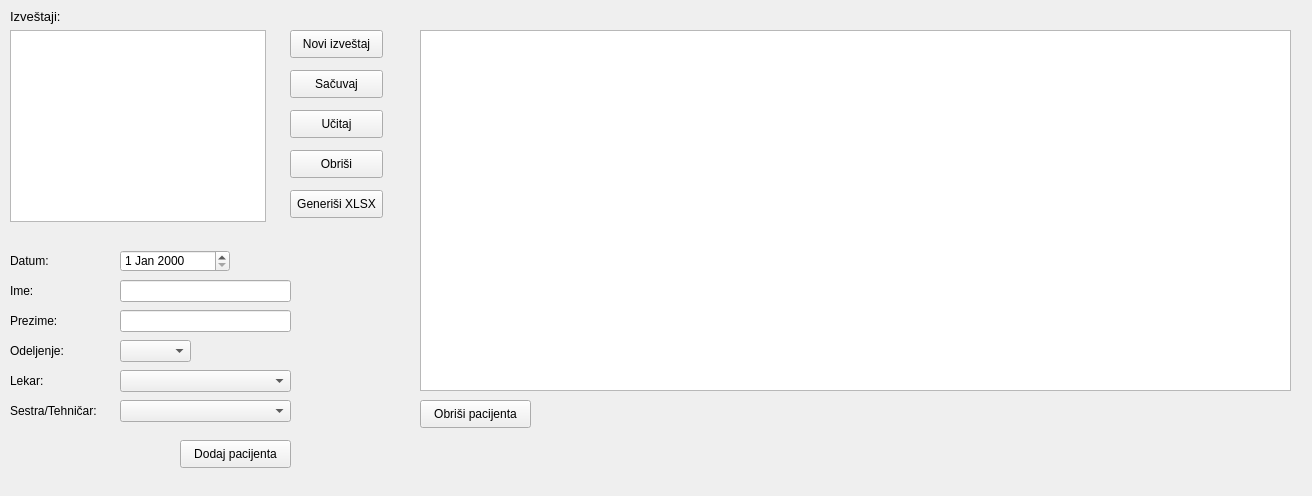
<?xml version="1.0" encoding="UTF-8"?>
<ui version="4.0">
 <class>ReportGenerator</class>
 <widget class="QMainWindow" name="ReportGenerator">
  <property name="geometry">
   <rect>
    <x>0</x>
    <y>0</y>
    <width>1312</width>
    <height>496</height>
   </rect>
  </property>
  <property name="windowTitle">
   <string>Generator Izvestaja</string>
  </property>
  <widget class="QWidget" name="centralwidget">
   <widget class="QListView" name="listOfReports">
    <property name="geometry">
     <rect>
      <x>10</x>
      <y>30</y>
      <width>256</width>
      <height>192</height>
     </rect>
    </property>
   </widget>
   <widget class="QTableWidget" name="tableOfPatients">
    <property name="geometry">
     <rect>
      <x>420</x>
      <y>30</y>
      <width>871</width>
      <height>361</height>
     </rect>
    </property>
   </widget>
   <widget class="QLabel" name="labelListOfReports">
    <property name="geometry">
     <rect>
      <x>10</x>
      <y>6</y>
      <width>71</width>
      <height>20</height>
     </rect>
    </property>
    <property name="font">
     <font>
      <pointsize>10</pointsize>
     </font>
    </property>
    <property name="text">
     <string>Izveštaji:</string>
    </property>
   </widget>
   <widget class="QPushButton" name="createNewBtn">
    <property name="geometry">
     <rect>
      <x>290</x>
      <y>30</y>
      <width>93</width>
      <height>28</height>
     </rect>
    </property>
    <property name="text">
     <string>Novi izveštaj</string>
    </property>
   </widget>
   <widget class="QPushButton" name="saveReportBtn">
    <property name="geometry">
     <rect>
      <x>290</x>
      <y>70</y>
      <width>93</width>
      <height>28</height>
     </rect>
    </property>
    <property name="text">
     <string>Sačuvaj</string>
    </property>
   </widget>
   <widget class="QPushButton" name="loadReportBtn">
    <property name="geometry">
     <rect>
      <x>290</x>
      <y>110</y>
      <width>93</width>
      <height>28</height>
     </rect>
    </property>
    <property name="text">
     <string>Učitaj</string>
    </property>
   </widget>
   <widget class="QPushButton" name="deleteReportBtn">
    <property name="geometry">
     <rect>
      <x>290</x>
      <y>150</y>
      <width>93</width>
      <height>28</height>
     </rect>
    </property>
    <property name="text">
     <string>Obriši</string>
    </property>
   </widget>
   <widget class="QPushButton" name="generateXLSXBtn">
    <property name="geometry">
     <rect>
      <x>290</x>
      <y>190</y>
      <width>93</width>
      <height>28</height>
     </rect>
    </property>
    <property name="text">
     <string>Generiši XLSX</string>
    </property>
   </widget>
   <widget class="QDateEdit" name="dateInput">
    <property name="geometry">
     <rect>
      <x>120</x>
      <y>250</y>
      <width>110</width>
      <height>22</height>
     </rect>
    </property>
   </widget>
   <widget class="QLabel" name="labelDateInput">
    <property name="geometry">
     <rect>
      <x>10</x>
      <y>250</y>
      <width>51</width>
      <height>21</height>
     </rect>
    </property>
    <property name="text">
     <string>Datum:</string>
    </property>
   </widget>
   <widget class="QLabel" name="labelNameInput">
    <property name="geometry">
     <rect>
      <x>10</x>
      <y>280</y>
      <width>41</width>
      <height>21</height>
     </rect>
    </property>
    <property name="text">
     <string>Ime:</string>
    </property>
   </widget>
   <widget class="QLineEdit" name="inputName">
    <property name="geometry">
     <rect>
      <x>120</x>
      <y>280</y>
      <width>171</width>
      <height>22</height>
     </rect>
    </property>
   </widget>
   <widget class="QLineEdit" name="inputSurname">
    <property name="geometry">
     <rect>
      <x>120</x>
      <y>310</y>
      <width>171</width>
      <height>22</height>
     </rect>
    </property>
   </widget>
   <widget class="QLabel" name="labelSurnameInput">
    <property name="geometry">
     <rect>
      <x>10</x>
      <y>310</y>
      <width>51</width>
      <height>21</height>
     </rect>
    </property>
    <property name="text">
     <string>Prezime:</string>
    </property>
   </widget>
   <widget class="QLabel" name="labelStatusInput">
    <property name="geometry">
     <rect>
      <x>10</x>
      <y>340</y>
      <width>61</width>
      <height>21</height>
     </rect>
    </property>
    <property name="text">
     <string>Odeljenje:</string>
    </property>
   </widget>
   <widget class="QComboBox" name="comboStatusInput">
    <property name="geometry">
     <rect>
      <x>120</x>
      <y>340</y>
      <width>71</width>
      <height>22</height>
     </rect>
    </property>
   </widget>
   <widget class="QComboBox" name="comboDoctorInput">
    <property name="geometry">
     <rect>
      <x>120</x>
      <y>370</y>
      <width>171</width>
      <height>22</height>
     </rect>
    </property>
   </widget>
   <widget class="QLabel" name="labelDoctorInput">
    <property name="geometry">
     <rect>
      <x>10</x>
      <y>370</y>
      <width>61</width>
      <height>21</height>
     </rect>
    </property>
    <property name="text">
     <string>Lekar:</string>
    </property>
   </widget>
   <widget class="QComboBox" name="comboNurseInput">
    <property name="geometry">
     <rect>
      <x>120</x>
      <y>400</y>
      <width>171</width>
      <height>22</height>
     </rect>
    </property>
   </widget>
   <widget class="QLabel" name="labelNurseInput">
    <property name="geometry">
     <rect>
      <x>10</x>
      <y>400</y>
      <width>101</width>
      <height>21</height>
     </rect>
    </property>
    <property name="text">
     <string>Sestra/Tehničar:</string>
    </property>
   </widget>
   <widget class="QPushButton" name="addPatientBtn">
    <property name="geometry">
     <rect>
      <x>180</x>
      <y>440</y>
      <width>111</width>
      <height>28</height>
     </rect>
    </property>
    <property name="text">
     <string>Dodaj pacijenta</string>
    </property>
   </widget>
   <widget class="QPushButton" name="deletePatientBtn">
    <property name="geometry">
     <rect>
      <x>420</x>
      <y>400</y>
      <width>111</width>
      <height>28</height>
     </rect>
    </property>
    <property name="text">
     <string>Obriši pacijenta</string>
    </property>
   </widget>
  </widget>
 </widget>
 <resources/>
 <connections/>
</ui>
